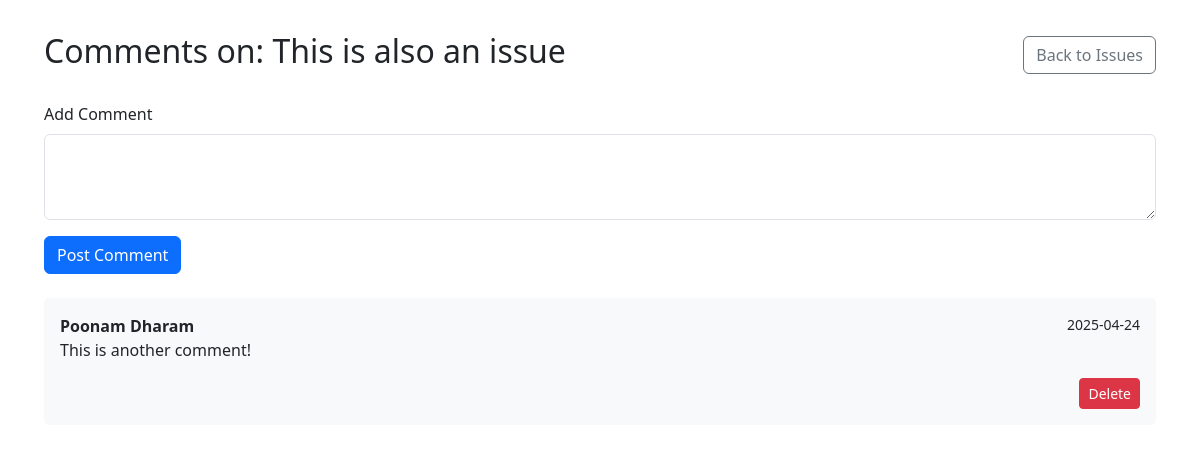
Page /comments.php?issue_id=3 (signed in) on the committed database.
### tables this page shows
CREATE TABLE `iss_issues` (
  `id` int(11) NOT NULL,
  `short_description` varchar(255) NOT NULL,
  `lead_person` int(11) NOT NULL,
  `open_date` date NOT NULL,
  `close_date` date NOT NULL,
  `priority` varchar(255) NOT NULL,
  `org` varchar(255) NOT NULL,
  `project` varchar(255) NOT NULL,
  `per_id` int(11) NOT NULL
);

CREATE TABLE `iss_comments` (
  `id` int(11) NOT NULL,
  `per_id` int(11) NOT NULL,
  `iss_id` int(11) NOT NULL,
  `short_comment` varchar(255) NOT NULL,
  `long_comment` text NOT NULL,
  `posted_date` date NOT NULL
);

CREATE TABLE `iss_persons` (
  `id` int(11) NOT NULL,
  `fname` varchar(255) NOT NULL,
  `lname` varchar(255) NOT NULL,
  `email` varchar(255) NOT NULL,
  `pwd_hash` varchar(255) NOT NULL,
  `pwd_salt` varchar(255) NOT NULL,
  `admin` tinyint(1) NOT NULL
);

### comments.php (the view, shortened to what this page needs)
<!DOCTYPE html>
<html lang="en">
<?php
$pdo = DB::connect();
$issueId = $_GET['issue_id'] ?? null;
$stmt = $pdo->prepare("SELECT * FROM iss_issues WHERE id = ?");
$stmt->execute([$issueId]);
$issue = $stmt->fetch(PDO::FETCH_ASSOC);
  ?>
  <?php
$stmt = $pdo->prepare("
  SELECT c.*, p.fname, p.lname
  FROM iss_comments c
  JOIN iss_persons p ON c.per_id = p.id
  WHERE c.iss_id = ?
  ORDER BY c.posted_date DESC
");
$stmt->execute([$issueId]);
$comments = $stmt->fetchAll(PDO::FETCH_ASSOC);
?>
<head>
  <link href="https://cdn.jsdelivr.net/npm/bootstrap@5.3.2/dist/css/bootstrap.min.css" rel="stylesheet">
</head>
<body>
<div class="container">
  <div class="d-flex justify-content-between align-items-center mb-4">
    <h2>Comments on: <?= htmlspecialchars($issue['short_description']) ?></h2>
    <a href="index.php" class="btn btn-outline-secondary">Back to Issues</a>
  </div>
  <form method="POST" class="mb-4">
    <div class="mb-3">
      <label for="comment" class="form-label">Add Comment</label>
      <textarea name="comment" class="form-control" rows="3" required></textarea>
    </div>
    <button type="submit" class="btn btn-primary">Post Comment</button>
  </form>
  <?php foreach ($comments as $comment): ?>
    <?php
      $canDelete = $_SESSION['is_admin'] || $comment['per_id'] == $_SESSION['user_id'];
    ?>
    <div class="comment-box">
      <div class="d-flex justify-content-between">
        <strong><?= htmlspecialchars($comment['fname'] . ' ' . $comment['lname']) ?></strong>
        <small><?= htmlspecialchars($comment['posted_date']) ?></small>
      </div>
      <p><?= nl2br(htmlspecialchars($comment['long_comment'])) ?></p>
      <div class="text-end">
        <a href="<?= $canDelete ? "comments.php?issue_id=$issueId&delete={$comment['id']}" : "#" ?>"
           class="btn btn-sm <?= $canDelete ? 'btn-danger' : 'btn-secondary disabled-link' ?>"
           onclick="<?= $canDelete ? "return confirm('Delete this comment?')" : "return false" ?>">Delete</a>
      </div>
    </div>
  <?php endforeach; ?>
</div>
</body>
</html>

### comments.php (style rules this page uses)
body { padding: 2rem; }
.comment-box { background: #f8f9fa; padding: 1rem; border-radius: 5px; margin-bottom: 1rem; }

### rows in the picture
iss_issues: short_description "This is also an issue"
iss_comments: iss_persons.fname+lname "Poonam Dharam", posted_date "2025-04-24", long_comment "This is another comment!"
